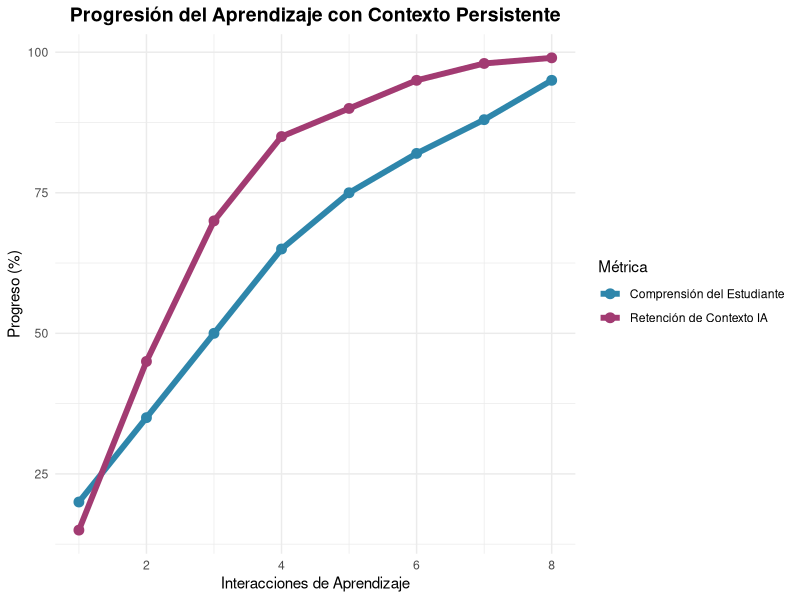
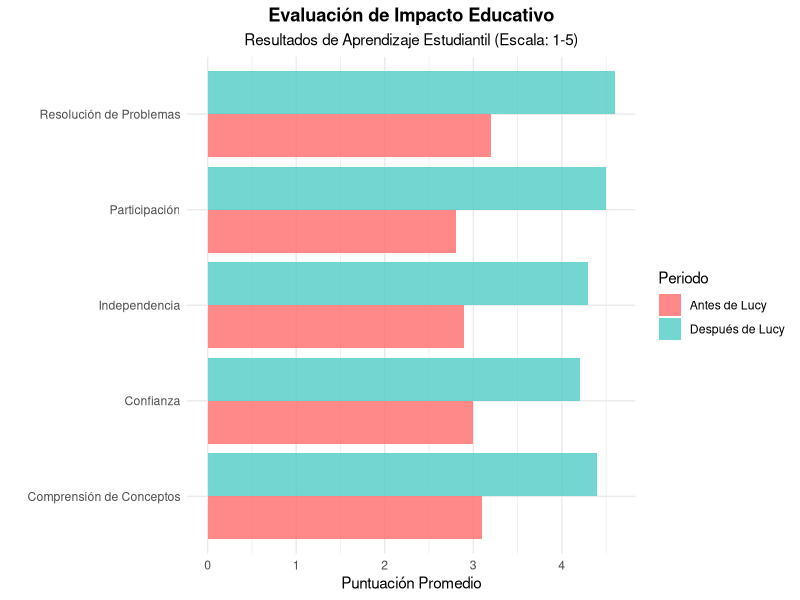

Here is the R script that generated these plots, in order:
## ---- chunk 1
#| echo: false
#| fig-height: 3
#| fig-width: 8
library(ggplot2)

# Crear datos de progresión de aprendizaje
learning_data <- data.frame(
  interaccion = 1:8,
  comprension = c(20, 35, 50, 65, 75, 82, 88, 95),
  retencion_contexto = c(15, 45, 70, 85, 90, 95, 98, 99)
)

ggplot(learning_data, aes(x = interaccion)) +
  geom_line(aes(y = comprension, color = "Comprensión del Estudiante"), size = 2) +
  geom_line(aes(y = retencion_contexto, color = "Retención de Contexto IA"), size = 2) +
  geom_point(aes(y = comprension, color = "Comprensión del Estudiante"), size = 3) +
  geom_point(aes(y = retencion_contexto, color = "Retención de Contexto IA"), size = 3) +
  labs(title = "Progresión del Aprendizaje con Contexto Persistente",
       x = "Interacciones de Aprendizaje",
       y = "Progreso (%)",
       color = "Métrica") +
  theme_minimal() +
  scale_color_manual(values = c("Comprensión del Estudiante" = "#2E86AB", 
                               "Retención de Contexto IA" = "#A23B72")) +
  theme(plot.title = element_text(hjust = 0.5, size = 14, face = "bold"))
## ---- chunk 2
#| echo: false
#| fig-height: 4
#| fig-width: 10

# Crear datos de evaluación de impacto
impact_data <- data.frame(
  Categoria = c("Resolución de Problemas", "Comprensión de Conceptos", "Participación", "Independencia", "Confianza"),
  Antes_Lucy = c(3.2, 3.1, 2.8, 2.9, 3.0),
  Despues_Lucy = c(4.6, 4.4, 4.5, 4.3, 4.2)
)

# Reestructurar manualmente para evitar problemas de dependencia tidyr
impact_long <- data.frame(
  Categoria = rep(impact_data$Categoria, 2),
  Periodo = c(rep("Antes de Lucy", 5), rep("Después de Lucy", 5)),
  Puntuacion = c(impact_data$Antes_Lucy, impact_data$Despues_Lucy)
)

ggplot(impact_long, aes(x = Categoria, y = Puntuacion, fill = Periodo)) +
  geom_col(position = "dodge", alpha = 0.8) +
  coord_flip() +
  labs(title = "Evaluación de Impacto Educativo",
       subtitle = "Resultados de Aprendizaje Estudiantil (Escala: 1-5)",
       x = "", y = "Puntuación Promedio") +
  theme_minimal() +
  scale_fill_manual(values = c("Antes de Lucy" = "#FF6B6B", "Después de Lucy" = "#4ECDC4")) +
  theme(plot.title = element_text(face = "bold", hjust = 0.5),
        plot.subtitle = element_text(hjust = 0.5))
